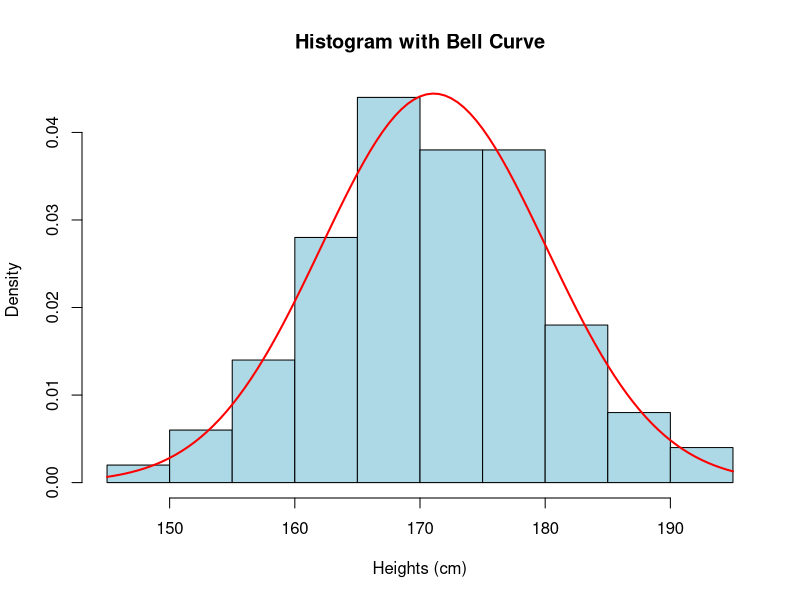

Generate this figure with R:
## ---- chunk 1
gene_name <- "BRCA1" 
class(gene_name)

num_samples <- 50    
class(num_samples)

is_treated <- TRUE  
class(is_treated)

dna_bases <- c("A", "T", "G", "C") 
class(dna_bases)
## ---- chunk 2
drug_concentration <- c(2.3, 5.1, 3.8, 6.4, 4.9)
## ---- chunk 3
mean_concentration <- mean(drug_concentration)
mean_concentration
sd_concentration <- sd(drug_concentration)
sd_concentration
## ---- chunk 4
high_concentration <- drug_concentration[drug_concentration > 4]
high_concentration
## ---- chunk 5
# Create the matrix
expression_levels <- matrix(
  c(10, 12, 15,
    20, 18, 22,
    14, 16, 19,
    8, 9, 7,
    25, 30, 28), 
  nrow = 3
)
expression_levels

## or create first samples' vector then combine them
sample1 <- c(10, 12, 15)
sample2 <- c(20, 18, 22)
sample3 <- c(14, 16, 19)
sample4 <- c(8, 9, 7)
sample5 <- c(25, 30, 28)
expression_levels2 <- cbind(sample1, sample2, sample3, sample4, sample5)
expression_levels2
## ---- chunk 6
# Add row and column names
rownames(expression_levels) <- c("geneA", "geneB", "geneC")
colnames(expression_levels) <- c("sample1", "sample2", "sample3", "sample4", "sample5")

## or
rownames(expression_levels) <- paste0("gene", LETTERS[1:3])
colnames(expression_levels) <- paste0("sample", 1:5)

expression_levels
## ---- chunk 7
gene_means <- rowMeans(expression_levels)
gene_means
## ---- chunk 8
# Extract geneC
geneC_expression <- expression_levels["geneC", ]

# Subset samples with geneC > 20
high_geneC_samples <- geneC_expression[geneC_expression > 20]
high_geneC_samples
## ---- chunk 9
# simulate data following a normal distribution
set.seed(1)
heights <- round(rnorm(n = 100, mean = 170, sd = 10), 1)
heights
## ---- chunk 10
shapiro.test(heights) 
## ---- chunk 11
# Histogram
hist(
  heights, probability = TRUE, col = "lightblue",
  main = "Histogram with Bell Curve", xlab = "Heights (cm)", ylab = "Density"
)
# Add bell curve
curve(dnorm(x, mean = mean(heights), sd = sd(heights)), col = "red", lwd = 2, add = TRUE)

